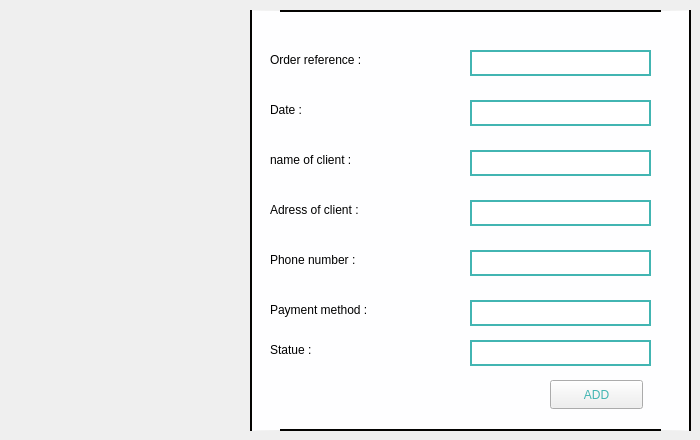
        <widget class="QWidget" name="tab_8">
         <property name="styleSheet">
          <string notr="true">
#box4_2
{
background-color:#fefeff;
border-radius:30px #040301;
	border: 2px solid #040301;
}
#saisir10_2
{border:2px solid #42b5b2;
}
#saisir11_2
{border:2px solid #42b5b2;
}
#saisir12_2
{border:2px solid #42b5b2;
}
#saisir13_2
{
border:2px solid #42b5b2; 
}
#saisir14_2
{
border:2px solid #42b5b2; 
}
#saisir15_2
{
border:2px solid #42b5b2; 
}
#name_2
{
	
	font: 12pt &quot;Berlin Sans FB&quot;;
}
#Delivery_2
{font: 12pt &quot;Berlin Sans FB&quot;;
}
#nameproduct_2
{font: 12pt &quot;Berlin Sans FB&quot;;
}
#add_2
{
color: #42b5b2; 
font: 12pt &quot;Berlin Sans FB&quot;;
}
#numberproduct_2
{
	font: 12pt &quot;Berlin Sans FB&quot;;
}
#paymentmethod_2
{
	font: 12pt &quot;Berlin Sans FB&quot;;
}
#Price_2
{
	font: 12pt &quot;Berlin Sans FB&quot;;
}
#label_5
{font: 12pt &quot;Berlin Sans FB&quot;;
}
#lineEdit_11
{border:2px solid #42b5b2;
}



</string>
         </property>
         <attribute name="title">
          <string>New</string>
         </attribute>
         <widget class="QWidget" name="box4_2" native="true">
          <property name="geometry">
           <rect>
            <x>250</x>
            <y>10</y>
            <width>441</width>
            <height>421</height>
           </rect>
          </property>
          <widget class="QLabel" name="nameproduct_2">
           <property name="geometry">
            <rect>
             <x>20</x>
             <y>90</y>
             <width>81</width>
             <height>20</height>
            </rect>
           </property>
           <property name="text">
            <string>Date :</string>
           </property>
          </widget>
          <widget class="QLabel" name="Price_2">
           <property name="geometry">
            <rect>
             <x>20</x>
             <y>240</y>
             <width>141</width>
             <height>20</height>
            </rect>
           </property>
           <property name="text">
            <string>Phone number :</string>
           </property>
          </widget>
          <widget class="QLabel" name="numberproduct_2">
           <property name="geometry">
            <rect>
             <x>20</x>
             <y>40</y>
             <width>181</width>
             <height>20</height>
            </rect>
           </property>
           <property name="text">
            <string>Order reference :</string>
           </property>
          </widget>
          <widget class="QLabel" name="name_2">
           <property name="geometry">
            <rect>
             <x>20</x>
             <y>190</y>
             <width>121</width>
             <height>20</height>
            </rect>
           </property>
           <property name="text">
            <string>Adress of client :</string>
           </property>
          </widget>
          <widget class="QLabel" name="paymentmethod_2">
           <property name="geometry">
            <rect>
             <x>20</x>
             <y>330</y>
             <width>161</width>
             <height>20</height>
            </rect>
           </property>
           <property name="text">
            <string>Statue :</string>
           </property>
          </widget>
          <widget class="QLineEdit" name="saisir10_2">
           <property name="geometry">
            <rect>
             <x>220</x>
             <y>40</y>
             <width>181</width>
             <height>26</height>
            </rect>
           </property>
          </widget>
          <widget class="QLineEdit" name="saisir11_2">
           <property name="geometry">
            <rect>
             <x>220</x>
             <y>90</y>
             <width>181</width>
             <height>26</height>
            </rect>
           </property>
          </widget>
          <widget class="QLineEdit" name="saisir12_2">
           <property name="geometry">
            <rect>
             <x>220</x>
             <y>330</y>
             <width>181</width>
             <height>26</height>
            </rect>
           </property>
          </widget>
          <widget class="QLineEdit" name="saisir13_2">
           <property name="geometry">
            <rect>
             <x>220</x>
             <y>190</y>
             <width>181</width>
             <height>26</height>
            </rect>
           </property>
          </widget>
          <widget class="QLineEdit" name="saisir14_2">
           <property name="geometry">
            <rect>
             <x>220</x>
             <y>240</y>
             <width>181</width>
             <height>26</height>
            </rect>
           </property>
          </widget>
          <widget class="QLineEdit" name="saisir15_2">
           <property name="geometry">
            <rect>
             <x>220</x>
             <y>290</y>
             <width>181</width>
             <height>26</height>
            </rect>
           </property>
          </widget>
          <widget class="QPushButton" name="add_2">
           <property name="geometry">
            <rect>
             <x>300</x>
             <y>370</y>
             <width>93</width>
             <height>29</height>
            </rect>
           </property>
           <property name="text">
            <string>ADD</string>
           </property>
          </widget>
          <widget class="QLabel" name="Delivery_2">
           <property name="geometry">
            <rect>
             <x>20</x>
             <y>290</y>
             <width>161</width>
             <height>20</height>
            </rect>
           </property>
           <property name="text">
            <string>Payment method :</string>
           </property>
          </widget>
          <widget class="QLabel" name="label_5">
           <property name="geometry">
            <rect>
             <x>20</x>
             <y>140</y>
             <width>191</width>
             <height>20</height>
            </rect>
           </property>
           <property name="text">
            <string>name of client : </string>
           </property>
          </widget>
          <widget class="QLineEdit" name="lineEdit_11">
           <property name="geometry">
            <rect>
             <x>220</x>
             <y>140</y>
             <width>181</width>
             <height>26</height>
            </rect>
           </property>
          </widget>
         </widget>
        </widget>
